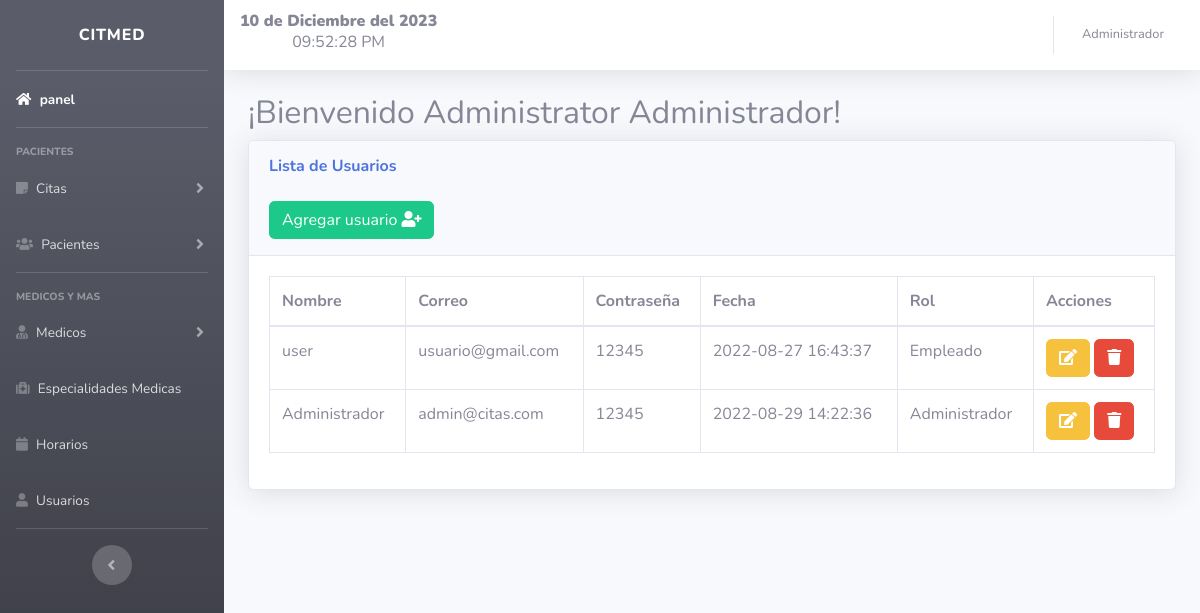
The page /views/usuarios.php (signed in) on the database its author committed.
### tables this page shows
CREATE TABLE `user` (
  `id` int(11) NOT NULL,
  `nombre` varchar(50) NOT NULL,
  `correo` varchar(50) NOT NULL,
  `password` varchar(50) NOT NULL,
  `fecha` timestamp NOT NULL DEFAULT current_timestamp(),
  `rol` int(11) NOT NULL
);

CREATE TABLE `roles` (
  `id` int(11) NOT NULL,
  `rol` varchar(50) NOT NULL
);

### views/usuarios.php (the view, shortened to what this page needs)
<!DOCTYPE html>
<html lang="en">
<head>
</head>
<?php include "../includes/header.php"; ?>
<body id="page-top">
    <div class="container-fluid">
        <h2 class="subtitle">¡Bienvenido Administrator <?php echo $_SESSION['nombre']; ?>!</h2>
        <div class="card shadow mb-4">
            <div class="card-header py-3">
                <h6 class="m-0 font-weight-bold text-primary">Lista de Usuarios</h6>
                <br>
                <button type="button" class="btn btn-success" data-toggle="modal" data-target="#user">
                    <span class="glyphicon glyphicon-plus"></span> Agregar usuario <i class="fa fa-user-plus"></i> </a></button>
            </div>
            <div class="card-body">
                <div class="table-responsive">
                    <table class="table table-bordered" id="dataTable" width="100%" cellspacing="0">
                        <thead>
                            <tr>
                                <th>Nombre</th>
                                <th>Correo</th>
                                <th>Contraseña</th>
                                <th>Fecha</th>
                                <th>Rol</th>
                                <th>Acciones</th>
                            </tr>
                        </thead>
                        <?php
                        include "../includes/db.php";
                        $result = mysqli_query($conexion, "SELECT  user.id, user.nombre, user.correo, user.password, user.fecha,
roles.rol FROM user
LEFT JOIN roles ON user.rol= roles.id ");
                        while ($fila = mysqli_fetch_assoc($result)) :
                        ?>
                            <tr>
                                <td><?php echo $fila['nombre']; ?></td>
                                <td><?php echo $fila['correo']; ?></td>
                                <td><?php echo $fila['password']; ?></td>
                                <td><?php echo $fila['fecha']; ?></td>
                                <td><?php echo $fila['rol']; ?></td>
                                <td>
                                    <a class="btn btn-warning" href="../includes/editar_user.php?id=<?php echo $fila['id'] ?> ">
                                        <i class="fa fa-edit "></i> </a>
                                    <a href="../includes/eliminar_user.php?id=<?php echo $fila['id'] ?> " class="btn btn-danger btn-del">
                                        <i class="fa fa-trash "></i></a></button>
                                </td>
                            </tr>
                        <?php endwhile; ?>
                    </table>
                </div>
            </div>
        </div>
    </div>
    <?php include "../includes/_sesion/registros.php"; ?>
</body>
</html>

### rows shown on the page
user: nombre "user", correo "usuario@gmail.com", password "12345", fecha "2022-08-27 16:43:37", rol.rol "Empleado"
user: nombre "Administrador", correo "admin@citas.com", password "12345", fecha "2022-08-29 14:22:36", rol.rol "Administrador"

### other values the page prints
fecha() "10 de Diciembre del 2023"
hora() "09:52:28 PM"
$_SESSION['nombre'] "Administrador"
